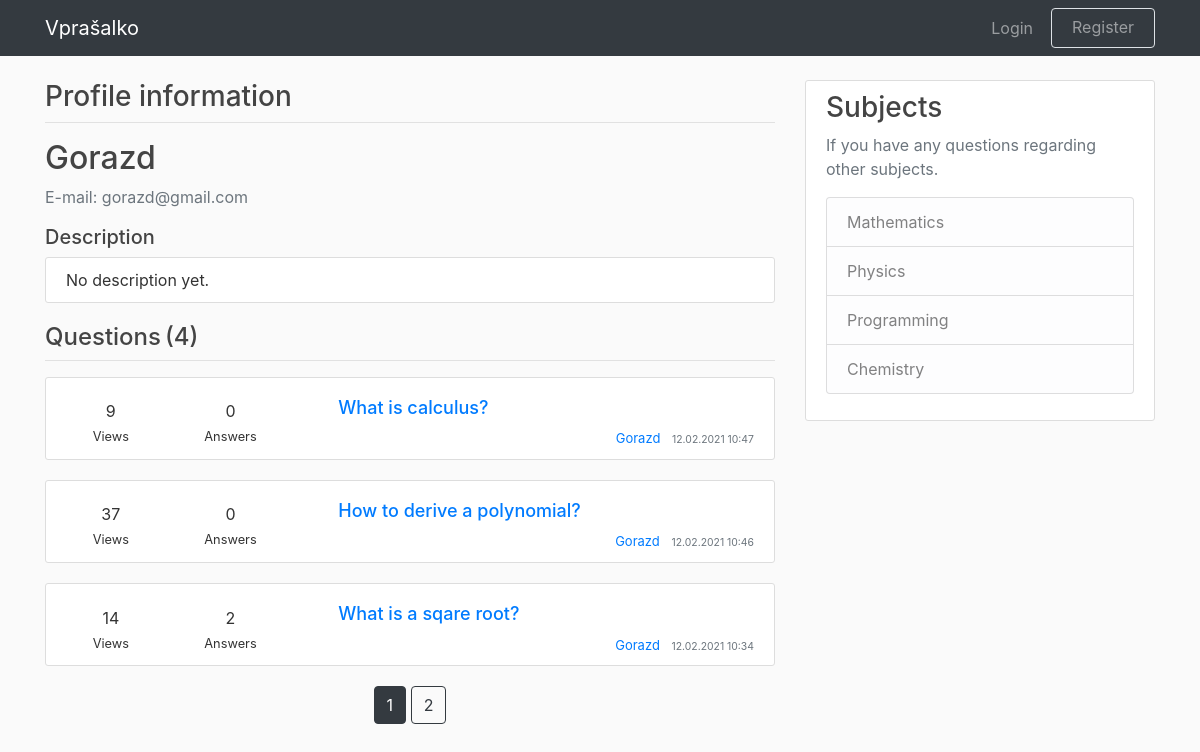
The app's page /user/Gorazd, older data.
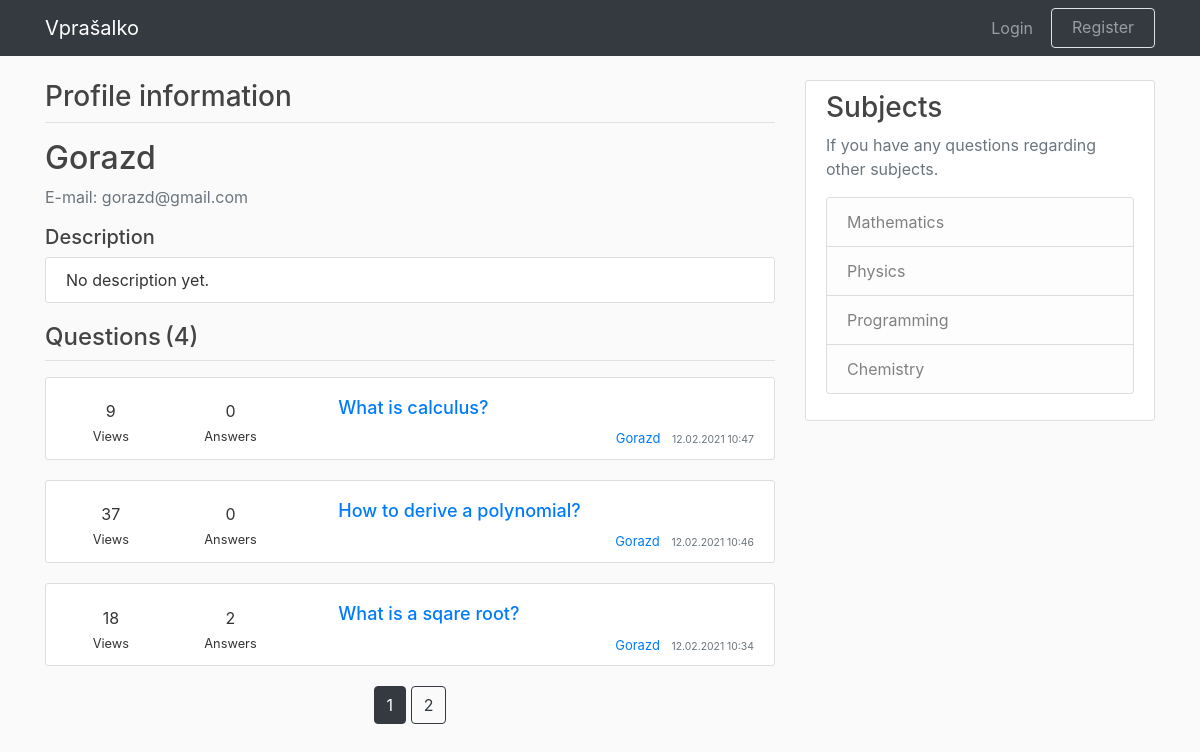
The same page, newer data.
### application/models.py (models this page shows, shortened)
class Question(db.Model, UserMixin):
    id = db.Column(db.Integer, primary_key=True)
    title = db.Column(db.String(100), nullable=False)
    date_posted = db.Column(
        db.DateTime, nullable=False, default=datetime.utcnow
    )
    content = db.Column(db.Text, nullable=False)
    views = db.Column(db.Integer, default=0)
    num_answers = db.Column(db.Integer, default=0)
    user_id = db.Column(db.Integer, db.ForeignKey('user.id'), nullable=False)
    answers = db.relationship(
        "Answer", backref="title", lazy=True, cascade="all, delete-orphan"
    )

class User(db.Model, UserMixin):
    id = db.Column(db.Integer, primary_key=True)
    username = db.Column(db.String(15), unique=True, nullable=False)
    email = db.Column(db.String(120), unique=True, nullable=False)
    password = db.Column(db.String(20), nullable=False)
    description = db.Column(
        db.String(300), nullable=False, default="No description yet."
    )
    questions = db.relationship('Question', backref='author', lazy=True)
    answers = db.relationship('Answer', backref='author', lazy=True)

### application/routes.py (the view)
@app.route("/user/<string:username>")
def user_profile(username):
    page = request.args.get('page', 1, type=int)
    user = User.query.filter_by(username=username).first_or_404()
    questions = (
        Question.query
        .filter_by(author=user)
        .order_by(Question.date_posted.desc())
        .paginate(page=page, per_page=3))
    return render_template('profile.html', questions=questions, user=user)

### application/templates/profile.html
{% extends "layout.html" %}
{% block content %}
    <div class="col-md-8 pd-0 mg-0">
        <div class="forum-title">
            <h3>Profile information</h3>
        </div>
        <hr class="title-line">
        <div class="media">
            <div class="media-body">
                <h2 class="account-heading">{{ user.username }}</h2>
                <p class="text-secondary">E-mail: {{ user.email }}</p>
                <h5>Description</h5>
                <article class="media content-section">
                    <div class="media-body">
                        {{ user.description }}
                    </div>
                </article>
                <span class="row ml-auto">
                    <h4>Questions</h4>
                    <h4 class="ml-1">({{ questions.total }})</h4>
                </span>
                <hr class="title-line">
                {% for question in questions.items %}
                    <article class="media content-section">
                        <div class="media-body">
                            <div class="row">
                                <div class="col-md-2 question-info mt-auto mb-auto">
                                    <span class="likes-number">{{ question.views }}</span>
                                    <div>
                                        <small>Views</small>
                                    </div>
                                </div>
                                <div class="col-md-2 question-info mt-auto mb-auto">
                                    <span class="answers-number">{{ question.num_answers }}</span>
                                    <div>
                                        <small>Answers</small>
                                    </div>
                                </div>
                                <div class="col-md-8 pl-5">
                                    <h3>
                                        <a class="article-title"
                                        href="{{ url_for('question_post', question_id=question.id) }}">
                                            {{ question.title }}
                                        </a>
                                    </h3>
                                    <div class="article-metadata article-info">
                                        <a class="mr-2" href="#top">{{ question.author.username }}</a>
                                        <small class="text-muted">
                                            {{ question.date_posted.strftime('%d.%m.%Y %H:%M') }}
                                        </small>
                                    </div>
                                </div>
                            </div>
                        </div>
                    </article>
                {% endfor %}
                <div class="page-align">
                    {% for page_num in questions.iter_pages(
                        left_edge=1, right_edge=1, left_current=1, right_current=2
                    ) %}
                        {% if page_num %}
                            {% if questions.page == page_num %}
                                <a class="btn btn-dark mb-4"
                                href="{{ url_for('user_profile', username=user.username, page=page_num) }}">
                                    {{ page_num }}
                                </a>
                            {% else %}
                                <a class="btn btn-outline-dark mb-4"
                                href="{{ url_for('user_profile', username=user.username, page=page_num) }}">
                                    {{ page_num }}
                                </a>
                            {% endif %}
                        {% else %}
                            ...
                        {% endif %}
                    {% endfor %}
                </div>
           </div>
        </div>
    </div>
    {% include "sidebar.html" %}
{% endblock content %}

Row changes from the older to the newer data that the page shows:
changed Question "What is a sqare root?": views "14" → "18"
